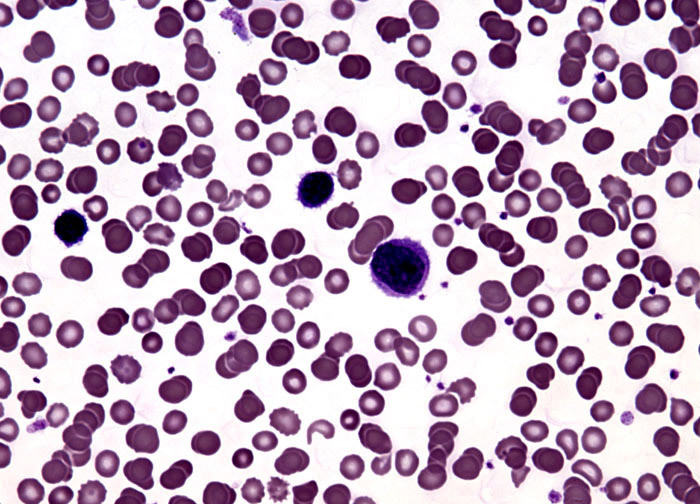
%> input picture fotos/cells.jpg, 700 x 504 px
$ octave extrackownmask.m   (GNU Octave 9; MATLAB toolbox functions it lacks are replaced by stand-ins)
%> lines starting %> are read from the running program, lines starting %| are printed output that depends on the picture; in (x1, y1, x2, y2) boxes, pixels count from 0 and x2, y2 are one past the last pixel; in counts of white or black regions, pixels touching at a corner belong together; the program's own positions count from 1
close all;
clear all;
imagen=imread('fotos/cells.jpg');
%> imagen is the input picture: size 504x700x3 uint8; mean R, G, B 189.4, 166, 187.7
hsvi=rgb2hsv(imagen);
%> hsvi: size 504x700x3 double; mean H, S, V 0.657, 0.244, 0.754
Mask = (hsvi(:,:,3)>0.068);
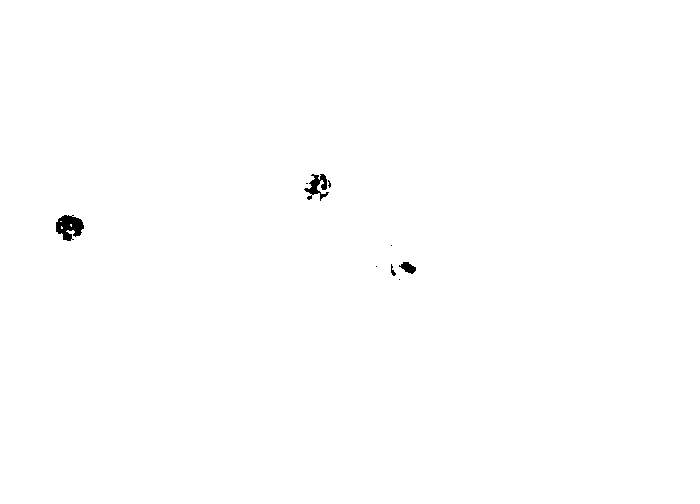
%> Mask: size 504x700 logical; 99.7% white; 9 black regions (5 under 20 px), largest, box (x1, y1, x2, y2) and area: (56, 215, 84, 241) 475, (304, 174, 329, 201) 294, (399, 262, 416, 274) 119, (391, 264, 396, 276) 28
gray_image = rgb2gray(imagen);
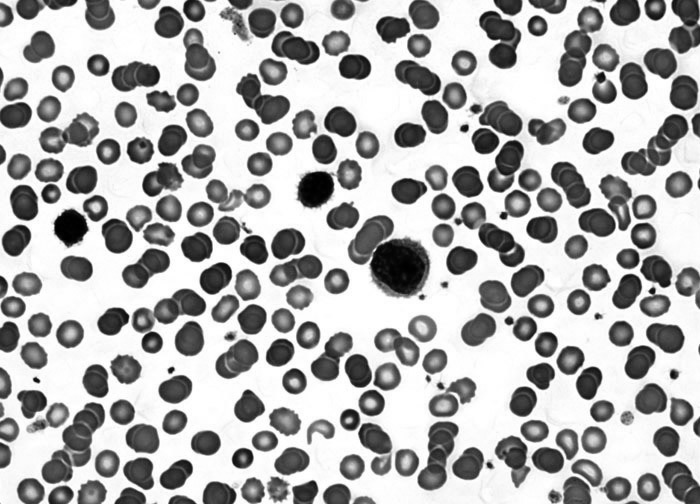
%> gray_image: size 504x700 uint8; min 0, max 255, mean 175.5

J = imerode(Mask,strel('disk',14));
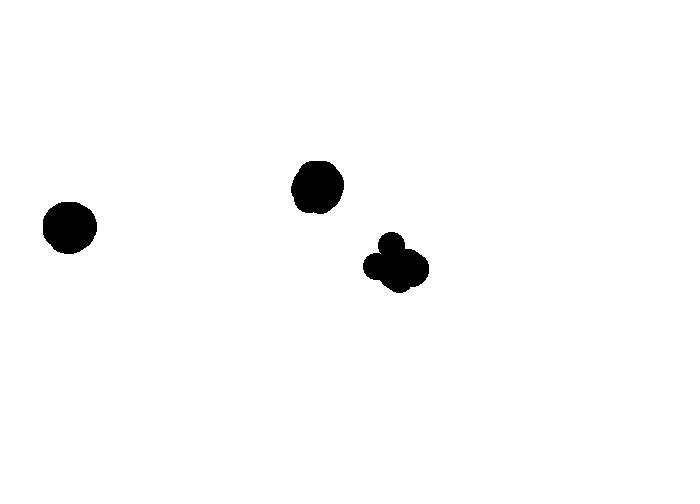
%> J: size 504x700 logical; 98% white; 3 black regions, box (x1, y1, x2, y2) and area: (363, 232, 429, 293) 2543, (43, 202, 97, 254) 2228, (291, 161, 344, 214) 2219
imshow(J);
%> (the run ends here)
